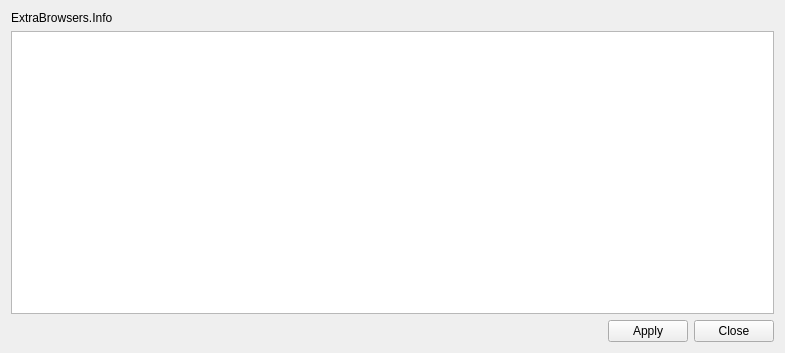
<?xml version="1.0" encoding="UTF-8"?>
<?xml-model href="XML-Schema-Qt5.15.xsd" ?>
<ui version="4.0">
 <class>OBSExtraBrowsers</class>
 <widget class="QWidget" name="OBSExtraBrowsers">
  <property name="geometry">
   <rect>
    <x>0</x>
    <y>0</y>
    <width>785</width>
    <height>353</height>
   </rect>
  </property>
  <property name="windowTitle">
   <string>ExtraBrowsers</string>
  </property>
  <layout class="QVBoxLayout" name="verticalLayout">
   <item>
    <widget class="QLabel" name="label">
     <property name="text">
      <string>ExtraBrowsers.Info</string>
     </property>
     <property name="wordWrap">
      <bool>true</bool>
     </property>
    </widget>
   </item>
   <item>
    <widget class="QTableView" name="table">
     <property name="selectionMode">
      <enum>QAbstractItemView::NoSelection</enum>
     </property>
     <attribute name="horizontalHeaderDefaultSectionSize">
      <number>23</number>
     </attribute>
     <attribute name="horizontalHeaderMinimumSectionSize">
      <number>23</number>
     </attribute>
     <attribute name="verticalHeaderVisible">
      <bool>false</bool>
     </attribute>
     <attribute name="verticalHeaderDefaultSectionSize">
      <number>23</number>
     </attribute>
    </widget>
   </item>
   <item>
    <layout class="QHBoxLayout" name="horizontalLayout">
     <item>
      <spacer name="horizontalSpacer">
       <property name="orientation">
        <enum>Qt::Horizontal</enum>
       </property>
       <property name="sizeHint" stdset="0">
        <size>
         <width>40</width>
         <height>20</height>
        </size>
       </property>
      </spacer>
     </item>
     <item>
      <widget class="QPushButton" name="apply">
       <property name="text">
        <string>Apply</string>
       </property>
      </widget>
     </item>
     <item>
      <widget class="QPushButton" name="close">
       <property name="text">
        <string>Close</string>
       </property>
      </widget>
     </item>
    </layout>
   </item>
  </layout>
 </widget>
 <resources/>
 <connections>
  <connection>
   <sender>close</sender>
   <signal>clicked()</signal>
   <receiver>OBSExtraBrowsers</receiver>
   <slot>close()</slot>
   <hints>
    <hint type="sourcelabel">
     <x>520</x>
     <y>286</y>
    </hint>
    <hint type="destinationlabel">
     <x>435</x>
     <y>-19</y>
    </hint>
   </hints>
  </connection>
 </connections>
</ui>
